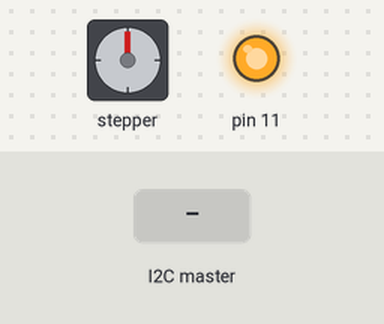
A sketch run on a simulated Arduino Uno, built with avr-gcc and run on an emulated ATmega328P. Parts: stepper motor, output pins drawn as LEDs (lit = HIGH). The inputs (shaded band) are chosen by the test bench. Stepper angles assume 200 steps per turn; pins used as bus, display or sensor lines are not drawn.

Above: at 1.2 s.
1.3 s: the I2C master sends the byte 1
At 3.9 s:
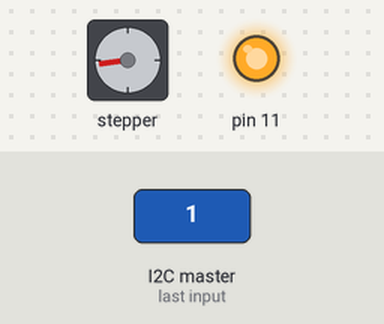
4.3 s: the I2C master sends the byte 0
At 6.2 s:
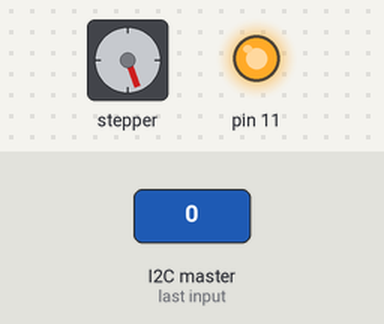
7.3 s: the I2C master sends the byte 2
At 9.4 s:
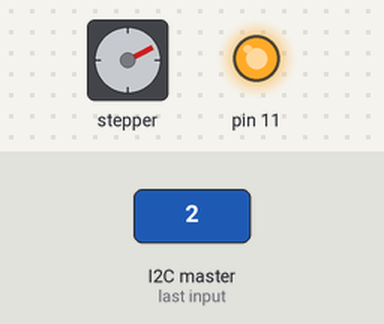
10.3 s: the I2C master sends the byte 90
At 11.9 s:
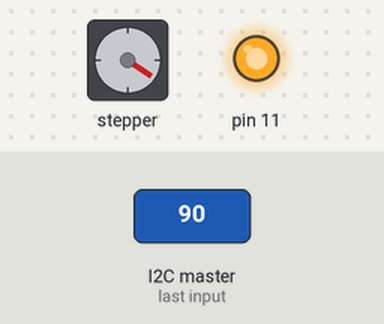
12.8 s: the I2C master sends the byte 200
At 14.5 s:
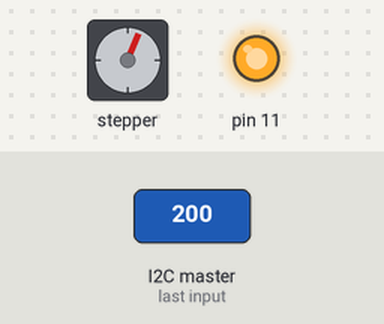
14.8 s: the I2C master sends the byte 1
At 16.7 s:
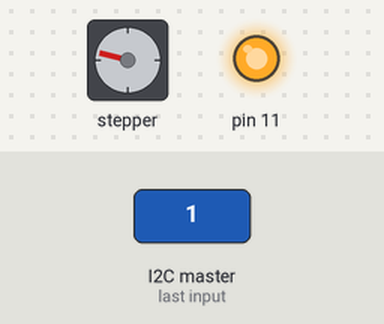
Timing chart, 0 to 18.2 s (numbered marks = the images above; inputs shaded):
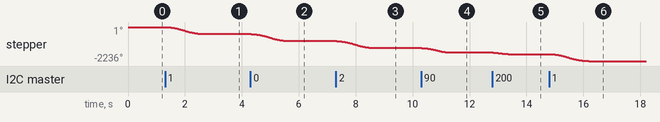

Measured:
- after the input at 1.3 s, stepper: turns 459° counter-clockwise in 1.4 s, starting at once
- after the input at 4.3 s, stepper: turns 461° counter-clockwise in 1.3 s, starting at once
- after the input at 7.3 s, stepper: turns 457° counter-clockwise in 1.3 s, starting at once
- after the input at 10.3 s, stepper: turns 299° counter-clockwise in 1.0 s, starting at once
- after the input at 12.8 s, stepper: turns 101° counter-clockwise in 0.53 s, starting at once
- after the input at 14.8 s, stepper: turns 459° counter-clockwise in 1.4 s, starting at once

The sketch:

ctrack_slave.ino
```cpp
/*
 * Slave i2c code for controlling stage. BLOCKING
 */

//AccelStepper library
#include <AccelStepper.h>
#include <Wire.h>

#define RUNTO 1
#define RST 2

//#define STOPPING 4
//#define HOME 2

volatile int state;
bool stopped = false;

//define pin for bipolar motor driver board MP5600
const int dirPin = 8;
const int stepPin = 9;

//init of stepper instance
AccelStepper az(AccelStepper::DRIVER, stepPin, dirPin);

union Buffer {
  long numberOfSteps;
  byte longBytes[4];
};
Buffer buffer;

//void pin_ISR() {
//  if (enabInt == 1) {
//    state = STOPPING;
//    enabInt = 0;
//  }
//}

//setup acceleration and maximum speed
void setup() {
  pinMode(10, OUTPUT);//enable uStep
  pinMode(11, OUTPUT);
  digitalWrite(10,HIGH);
  digitalWrite(11,HIGH);

  //attachInterrupt(0, pin_ISR, FALLING);
  //enabInt = 1;

  Wire.begin(9);
  Wire.onReceive(receiveEvent);
  Wire.onRequest(requestEvent);

  state = RST;

  az.setMaxSpeed(4000.0);
  az.setAcceleration(500.0);

  Serial.begin(115200);
}

void receiveEvent(int a){
  stopped = false;
  while (Wire.available() > 0){
      buffer.longBytes[0] = Wire.read();
      buffer.longBytes[1] = Wire.read();
      buffer.longBytes[2] = Wire.read();
      buffer.longBytes[3] = Wire.read();
   }
  az.moveTo(az.currentPosition()+buffer.numberOfSteps);
  state = RUNTO;
}

void requestEvent(){
  Wire.write(stopped);
}

void loop() {
  switch (state){
    case RUNTO:
      az.runToPosition();
      stopped = true;
      state = RST;
      break;
    case RST:
      break;
  }
}
```
